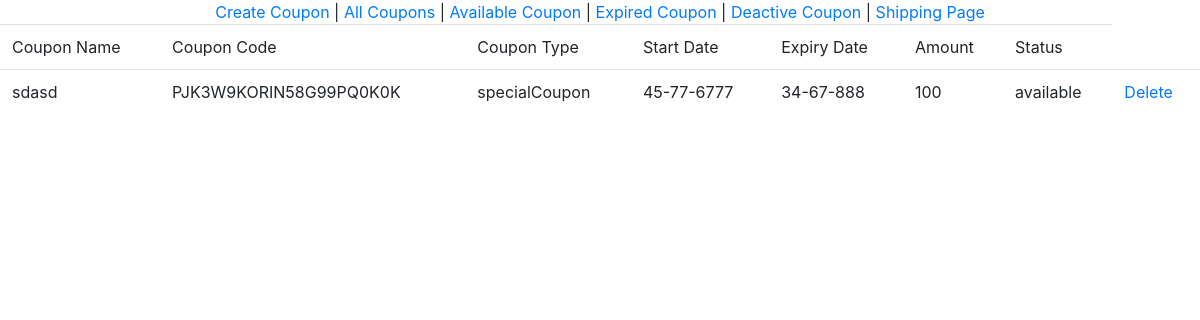
/index.php/custom, run on the app's committed database.
### tables this page shows
CREATE TABLE `coupons` (
  `id` int(11) NOT NULL,
  `couponName` varchar(30) NOT NULL,
  `couponCode` varchar(50) NOT NULL,
  `couponType` varchar(30) NOT NULL,
  `couponStartDate` varchar(30) NOT NULL,
  `couponExpiryDate` varchar(30) NOT NULL,
  `couponAmount` varchar(100) NOT NULL,
  `createdBy` int(11) DEFAULT NULL,
  `couponStatus` varchar(30) NOT NULL
);

### application/controllers/Custom.php (called while the page is built, shortened)
<?php defined('BASEPATH') OR exit('No direct script access allowed');
 class Custom extends CI_Controller{
   function __construct(){
      $this->load->helper('form');
      $this->load->helper('url');
      $this->load->library('session');
      $this->load->model('custom_model');
   }
   function index(){
     $this->allCoupon(1);
   }
    function allCoupon(){
    	$status = $this->uri->segment(3) ? $this->uri->segment(3) : 'available';
      $data['allCoupon'] = $this->custom_model->allCoupon($status);
      $data['isAllCoupon'] = true;
      $this->load->view('customView',$data);
    }
 }
?>

### index.php (called while the page is built, shortened)
<?php
require_once BASEPATH.'core/CodeIgniter.php';

### application/models/Custom_model.php (called while the page is built, shortened)
<?php
class Custom_model extends CI_Model{
	function allCoupon($status){
	  $query = $this->db->select('*')
	                    ->from('coupons')
                      ->where('couponStatus',$status)
	                    ->get();
	   return $query->result_array();
	}
}
?>

### application/views/customView.php (the view, shortened to what this page needs)
<html>
<head>
    <link href="https://cdn.jsdelivr.net/npm/gijgo@1.8.2/combined/css/gijgo.min.css" rel="stylesheet" type="text/css" />
    <link rel="stylesheet" href="https://maxcdn.bootstrapcdn.com/bootstrap/4.0.0/css/bootstrap.min.css">
</head>
<body>
<center>
<?php echo anchor('custom/createCoupon','Create Coupon');?> |
<?php echo anchor('custom/allCoupon','All Coupons');?> |
<?php echo anchor('custom/allCoupon/available','Available Coupon');?> |
<?php echo anchor('custom/allCoupon/expired','Expired Coupon');?> |
<?php echo anchor('custom/allCoupon/deactive','Deactive Coupon');?> |
<?php echo anchor('custom/shippingPage','Shipping Page');?>
</center>
<?php if(isset($isAllCoupon) && ($isAllCoupon == true)): ?>
<center><table class="table" cellpadding="10">
	<tr>
		<td>Coupon Name</td>
    <td>Coupon Code</td>
		<td>Coupon Type</td>
    <td>Start Date</td>
    <td>Expiry Date</td>
    <td>Amount</td>
    <td>Status</td>
	</tr>
 <?php foreach($allCoupon as $coupon): ?>
  <tr>
   <td><?php echo $coupon['couponName'];?></td>
   <td><?php echo $coupon['couponCode'];?></td>
   <td><?php echo $coupon['couponType'] ?></td>
   <td><?php echo $coupon['couponStartDate'];?></td>
   <td><?php echo $coupon['couponExpiryDate'];?></td>
   <td><?php echo $coupon['couponAmount'];?></td>
   <td><?php echo $coupon['couponStatus'];?></td>
    <td><?php echo anchor('custom/deleteCoupon/'.$coupon['id'],'Delete');?></td>
  </tr>
<?php endforeach ?>
</center></table>
<?php endif ?>

### data on the page
coupons: couponName "sdasd", couponCode "PJK3W9KORIN58G99PQ0K0K", couponType "specialCoupon", couponStartDate "45-77-6777", couponExpiryDate "34-67-888", couponAmount "100", couponStatus "available", id "Delete"

### other printed values
anchor('custom/createCoupon','Create Coupon') "Create Coupon"
anchor('custom/allCoupon','All Coupons') "All Coupons"
anchor('custom/allCoupon/available','Available Coupon') "Available Coupon"
anchor('custom/allCoupon/expired','Expired Coupon') "Expired Coupon"
anchor('custom/allCoupon/deactive','Deactive Coupon') "Deactive Coupon"
anchor('custom/shippingPage','Shipping Page') "Shipping Page"
